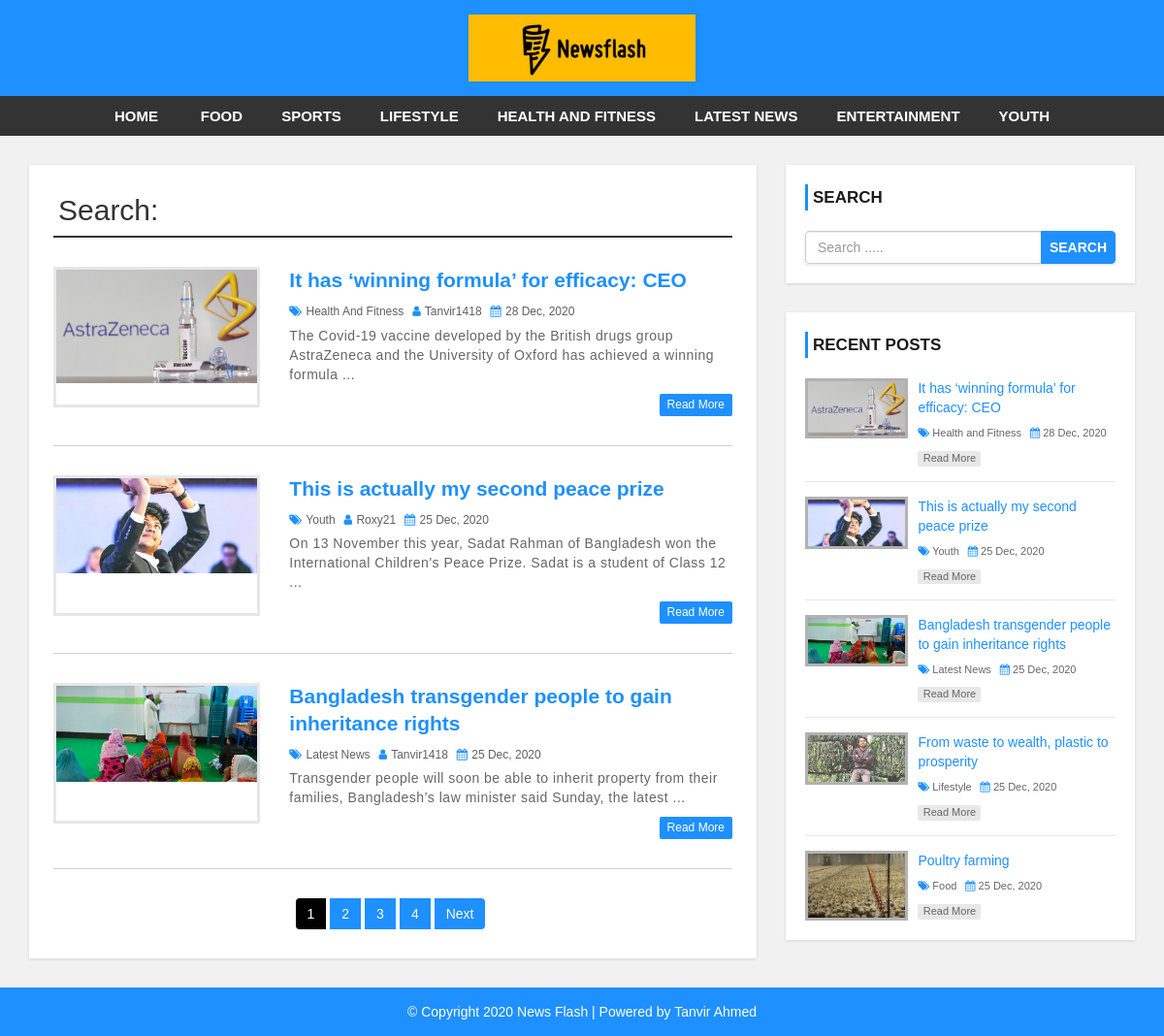
Screenshot of /search.php with the database file from the repository.
### tables this page shows
CREATE TABLE `settings` (
  `websitename` varchar(60) NOT NULL,
  `logo` varchar(50) NOT NULL,
  `footerdesc` varchar(255) NOT NULL
);

CREATE TABLE `category` (
  `category_id` int(11) NOT NULL,
  `category_name` varchar(100) NOT NULL,
  `post` int(11) NOT NULL DEFAULT 0
);

CREATE TABLE `post` (
  `post_id` int(11) NOT NULL,
  `title` varchar(100) NOT NULL,
  `description` text NOT NULL,
  `category` varchar(100) NOT NULL,
  `post_date` varchar(50) NOT NULL,
  `author` int(11) NOT NULL,
  `post_img` varchar(100) NOT NULL
);

CREATE TABLE `user` (
  `user_id` int(10) UNSIGNED NOT NULL,
  `first_name` varchar(30) NOT NULL,
  `last_name` varchar(30) NOT NULL,
  `username` varchar(30) DEFAULT NULL,
  `password` varchar(40) DEFAULT NULL,
  `role` int(11) NOT NULL
);

### config.php (called while the page is built, shortened)
<?php
    $hostname = "http://localhost/news-site";
?>

### search.php (the view, shortened to what this page needs)
<?php include 'header.php'; ?>
    <div id="main-content">
      <div class="container">
        <div class="row">
            <div class="col-md-8">
                <div class="post-container">
                  <?php
                    require 'config.php';
                  ?>
                  <h2 class="page-heading">Search: <?php echo $search_term; ?></h2>
                  <?php
                        $limit = 3;
                        if(isset($_GET['page'])){
                            $page = $_GET['page'];
                        }else{
                            $page = 1;
                        }
                        $offset = ($page - 1) * $limit;
                        $sql = "SELECT * FROM post LEFT JOIN category ON post.category = category.category_id LEFT JOIN user ON post.author = user.user_id WHERE post.title LIKE '%{$search_term}%' OR post.description LIKE '%{$search_term}%' ORDER BY post.post_id DESC LIMIT {$offset},{$limit}";
                        $result = mysqli_query($conn, $sql) or die("Query Failed in searching.");
                        if(mysqli_num_rows($result) > 0){
                            while($row = mysqli_fetch_assoc($result)){
                    ?>
                        <div class="post-content">
                            <div class="row">
                                <div class="col-md-4">
                                    <a class="post-img" href="single.php?id=<?php echo $row['post_id']; ?>"><img src="admin/upload/<?php echo $row['post_img']; ?>" alt=""/></a>
                                </div>
                                <div class="col-md-8">
                                    <div class="inner-content clearfix">
                                        <h3><a href='single.php?id=<?php echo $row['post_id']; ?>'><?php echo $row['title']; ?></a></h3>
                                        <div class="post-information">
                                            <span>
                                                <i class="fa fa-tags" aria-hidden="true"></i>
                                                <a href='category.php?cid=<?php echo $row['category']; ?>'><?php echo $row['category_name']; ?></a>
                                            </span>
                                            <span>
                                                <i class="fa fa-user" aria-hidden="true"></i>
                                                <a href='author.php?aid=<?php echo $row['author']; ?>'><?php echo $row['username']; ?></a>
                                            </span>
                                            <span>
                                                <i class="fa fa-calendar" aria-hidden="true"></i>
                                                <?php echo $row['post_date']; ?>
                                            </span>
                                        </div>
                                        <p class="description"><?php echo substr($row['description'], 0, 130). "..."; ?></p>
                                        <a class='read-more pull-right' href='single.php?id=<?php echo $row['post_id']; ?>'>read more</a>
                                    </div>
                                </div>
                            </div>
                        </div>
                    <?php
                        }
                    }else{
                        echo "<h2>No Record Found.</h2>";
                    }
                    $sql1 = "SELECT * FROM post WHERE post.title LIKE '%{$search_term}%' OR post.description LIKE '%{$search_term}%'";
                    $result1 = mysqli_query($conn, $sql1) or die("Query Failed in pagination");
                    if(mysqli_num_rows($result1) > 0){
                        $total_records = mysqli_num_rows($result1);
                        $total_page = ceil($total_records / $limit);
                        echo "<ul class='pagination admin-pagination'>";
                        for($i=1; $i<=$total_page; $i++){
                            if($i == $page){
                                $active = "active";
                            }else{
                                $active = "";
                            }
                            echo '<li><a class="'.$active.'" href="index.php?search='.$search_term.'&page='.$i.'">'.$i.'</a></li>';
                        }
                        if($total_page > $page){
                            echo '<li><a href="index.php?search='.$search_term.'&page='.($page + 1).'">Next</a></li>';
                        }
                        echo "</ul>";
                    }
                    ?>
                </div>
            </div>
            <?php include 'sidebar.php'; ?>
        </div>
      </div>
    </div>
<?php include 'footer.php'; ?>

### header.php (shortened to what this page needs)
<?php
    require "config.php";
?>
<!DOCTYPE html>
<html lang="en">
<head>
    <link rel="stylesheet" href="css/bootstrap.min.css" />
    <link rel="stylesheet" href="css/font-awesome.css">
    <link rel="stylesheet" href="css/style.css">
</head>
<body>
<div id="header">
    <div class="container">
        <div class="row">
            <div class=" col-md-offset-4 col-md-4">
            <?php
                require 'config.php';
                $sql = "SELECT * FROM settings";
                $result = mysqli_query($conn, $sql) or die("Query Failed.");
                if(mysqli_num_rows($result) > 0){
                    while($row = mysqli_fetch_assoc($result)){
                        if($row['logo'] == ""){
                            echo '<a href="index.php"><h1>'.$row['websitename'].'</h1></a>';
                        } else{
                            echo '<a href="index.php" id="logo"><img src="admin/images/'.$row['logo'].'"></a>';
                        }
                    }
                }
            ?>
            </div>
        </div>
    </div>
</div>
<div id="menu-bar">
    <div class="container">
        <div class="row">
            <div class="col-md-12">
            <?php
                require 'config.php';
                $sql = "SELECT * FROM category WHERE post > 0";
                $result = mysqli_query($conn, $sql) or die("Query Failed. : Dynamic Category");
                if(mysqli_num_rows($result) > 0) {
                    $active = "";
            ?>
                <ul class='menu'>
                    <li><a href="<?php echo $hostname; ?>">Home</a></li>
                    <?php while($row = mysqli_fetch_array($result)) {
                        echo '<li><a class="'.$active.'" href="category.php?cid='.$row['category_id'].'">'.$row['category_name'].'</a></li>';
                    } ?>
                </ul>
                <?php } ?>
            </div>
        </div>
    </div>
</div>

### sidebar.php
<div id="sidebar" class="col-md-4">
    <div class="search-box-container">
        <h4>Search</h4>
        <form class="search-post" action="search.php" method ="GET">
            <div class="input-group">
                <input type="text" name="search" class="form-control" placeholder="Search ....." required>
                <span class="input-group-btn">
                    <button type="submit" class="btn btn-danger">Search</button>
                </span>
            </div>
        </form>
    </div>
    <div class="recent-post-container">
        <h4>Recent Posts</h4>
        <?php
            require 'config.php';
            $limit = 5;
            $sql = "SELECT * FROM post
            LEFT JOIN category ON post.category = category.category_id
            ORDER BY post.post_id DESC LIMIT {$limit}";
            $result = mysqli_query($conn, $sql) or die("Query Failed. : Recent Post.");
            if(mysqli_num_rows($result) > 0){
                while($row = mysqli_fetch_assoc($result)){
        ?>
        <div class="recent-post">
            <a class="post-img" href="single.php?id=<?php echo $row['post_id']; ?>">
                <img src="admin/upload/<?php echo $row['post_img']; ?>" alt=""/>
            </a>
            <div class="post-content">
                <h5><a href="single.php?id=<?php echo $row['post_id']; ?>"><?php echo $row['title']; ?></a></h5>
                <span>
                    <i class="fa fa-tags" aria-hidden="true"></i>
                    <a href='category.php?cid=<?php echo $row['category']; ?>'><?php echo $row['category_name']; ?></a>
                </span>
                <span>
                    <i class="fa fa-calendar" aria-hidden="true"></i>
                    <?php echo $row['post_date']; ?>
                </span>
                <a class="read-more" href="single.php?id=<?php echo $row['post_id']; ?>">read more</a>
            </div>
        </div>
        <?php
                }
            }
        ?>
    </div>
</div>

### footer.php
<div id ="footer">
    <div class="container">
        <div class="row">
            <div class="col-md-12">
            <?php
                require 'config.php';
                $sql = "SELECT * FROM settings";
                $result = mysqli_query($conn, $sql) or die("Query Failed.");
                if(mysqli_num_rows($result) > 0){
                    while($row = mysqli_fetch_assoc($result)){
            ?>
                <span><?php echo $row['footerdesc']; ?></span>
            <?php
                    }
                }
            ?>
            </div>
        </div>
    </div>
</div>
</body>
</html>

### css/style.css (style rules this page uses)
body { background: #f1f1f1; font-family: sans-serif,arial,Helvetica; }
a, a:hover, a:focus { text-decoration: none; outline: none; }
ul { margin:0; padding:0; list-style:none; }
h2.page-heading { margin: 5px 0 30px; padding: 0 5px 10px; border-bottom: 2px solid #333; }
form { background: #fff; padding: 25px; box-shadow:0 1px 3px rgba(0, 0, 0, 0.13); }
#header { background: #1e90ff; text-align: center; padding: 15px; }
#logo { display: inline-block; width: 65%; }
#logo img { width: 100%; }
#menu-bar { background: #333; text-align: center; }
#menu-bar .menu > li { display: inline-block; }
.menu > li > a { padding: 10px 20px; display: block; text-transform: uppercase; color: #fff; font-size: 15px; font-weight:600; transition:all 0.5s ease 0s; }
#main-content { padding: 30px 0; min-height: 750px; }
#main-content .post-container { background-color: #fff; padding: 25px; box-shadow: 0 1px 3px rgba(0, 0, 0, 0.13); }
#main-content .post-content { border-bottom: 1px solid #d1d1d1; padding: 0 0 30px; margin-bottom:30px; }
#main-content .post-content img { width: 100%; }
#main-content .post-content .post-img { border: 3px solid #e7e7e7; display: block; height: 145px; overflow: hidden; transition: border .3s; }
#main-content .post-content h3 { font-size: 21px; line-height: 28px; font-weight: 600; margin: 0 0 7px; }
#main-content .post-content h3 a { color: #1e90ff; transition:all 0.3s; }
#main-content .post-content .post-information span { color: #606060; font-size: 12px; text-transform: capitalize; margin: 0 5px 5px 0; display: inline-block; }
#main-content .post-content .post-information i { color: #1e90ff; margin-right: 1px; }
#main-content .post-content .post-information a { color: #606060; text-decoration: none; }
#main-content .post-content p, #main-content .single-post p { color: #666; font-size: 14px; letter-spacing: 0.5px; margin:0 0 10px; }
#main-content .post-content a.read-more { color: #fff; background-color: #1E90FF; font-size: 12px; text-transform: capitalize; padding: 3px 8px; border-radius: 2px; transition: all 0.3s; }
.pagination { display: block; text-align: center; margin: 0; }
.pagination li { display:inline-block; margin: 0 5px 0 0; }
.pagination li a { border: none; background: #1e90ff; color: #fff; }
i.fa { color:#222; }
#sidebar h4 { color: #1A1A1A; font-size: 17px; line-height: 27px; font-weight:600; text-transform: uppercase; padding: 0 0 0 5px; margin: 0 0 21px; border-left: 3px solid #1e90ff; }
#sidebar .search-box-container { background-color: #fff; padding: 20px; margin: 0 0 30px; box-shadow: 0 1px 3px rgba(0, 0, 0, 0.13); }
#sidebar .search-post { padding: 0; }
#sidebar .search-post input { color: #606060; }
#sidebar .search-post .btn { font-weight: 600; text-transform: uppercase; padding: 6px 8px; background-color: #1E90FF; border-color: #1E90FF; outline: none; }
#sidebar .recent-post-container { padding: 20px; background: #fff; box-shadow: 0 1px 3px rgba(0, 0, 0, 0.13); }
#sidebar .recent-post { border-bottom: 1px solid #e7e7e7; padding: 0 0 15px; margin: 0 0 15px; }
#sidebar .recent-post:last-child { margin: 0; padding: 0; border: none; }
#sidebar .recent-post .post-img { display: inline-block; width: 33%; border: 3px solid rgba(0,0,0,0.3); vertical-align: top; transition: border .3s; }
#sidebar .recent-post .post-img img { width: 100%; }
#sidebar .recent-post .post-content { width: 65%; display: inline-block; border: none; padding: 0 0 0 7px; margin: 0; }
#sidebar .recent-post h5 { font-size: 14px; line-height: 20px; margin: 0 0 5px; }
#sidebar .recent-post h5 a { color: #1E90FF; }
#sidebar .recent-post span { color: #666; font-size: 11px; display: inline-block; margin: 0 5px 10px 0; }
#sidebar .recent-post span a { color: #666; }
#sidebar .recent-post span i { color: #1E90FF; }
#sidebar .recent-post a.read-more { color: #666; background-color: rgba(0,0,0,0.09); width: 65px; font-size: 11px; text-align: center; padding: 0; display: block; transition: all 0.3s; }
#footer { color: #fff; padding:15px 0; text-align:center; background-color:#1e90ff; }
#footer a { color:#fff; }
li a.active { color: white; background-color: black; }

### rows the page displays
settings: logo (picture), footerdesc "© Copyright 2020 News Flash | Powered by Tanvir Ahmed"
category: category_name "FOOD"
category: category_name "SPORTS"
category: category_name "LIFESTYLE"
category: category_name "HEALTH AND FITNESS"
category: category_name "LATEST NEWS"
category: category_name "ENTERTAINMENT"
category: category_name "YOUTH"
post: post_img (picture), title "It has ‘winning formula’ for efficacy: CEO", category.category_name "Health And Fitness", user.username "Tanvir1418", post_date "28 Dec, 2020", description "The Covid-19 vaccine developed by the British drugs group AstraZeneca and the University of Oxford has achieved a winning formula", category.category_name "Health and Fitness"
post: post_img (picture), title "This is actually my second peace prize", category.category_name "Youth", user.username "Roxy21", post_date "25 Dec, 2020", description "On 13 November this year, Sadat Rahman of Bangladesh won the International Children's Peace Prize. Sadat is a student of Class 12"
post: post_img (picture), title "Bangladesh transgender people to gain inheritance rights", category.category_name "Latest News", user.username "Tanvir1418", post_date "25 Dec, 2020", description "Transgender people will soon be able to inherit property from their families, Bangladesh’s law minister said Sunday, the latest"
post: post_img (picture), title "From waste to wealth, plastic to prosperity", category.category_name "Lifestyle", post_date "25 Dec, 2020"
post: post_img (picture), title "Poultry farming", category.category_name "Food", post_date "25 Dec, 2020"
